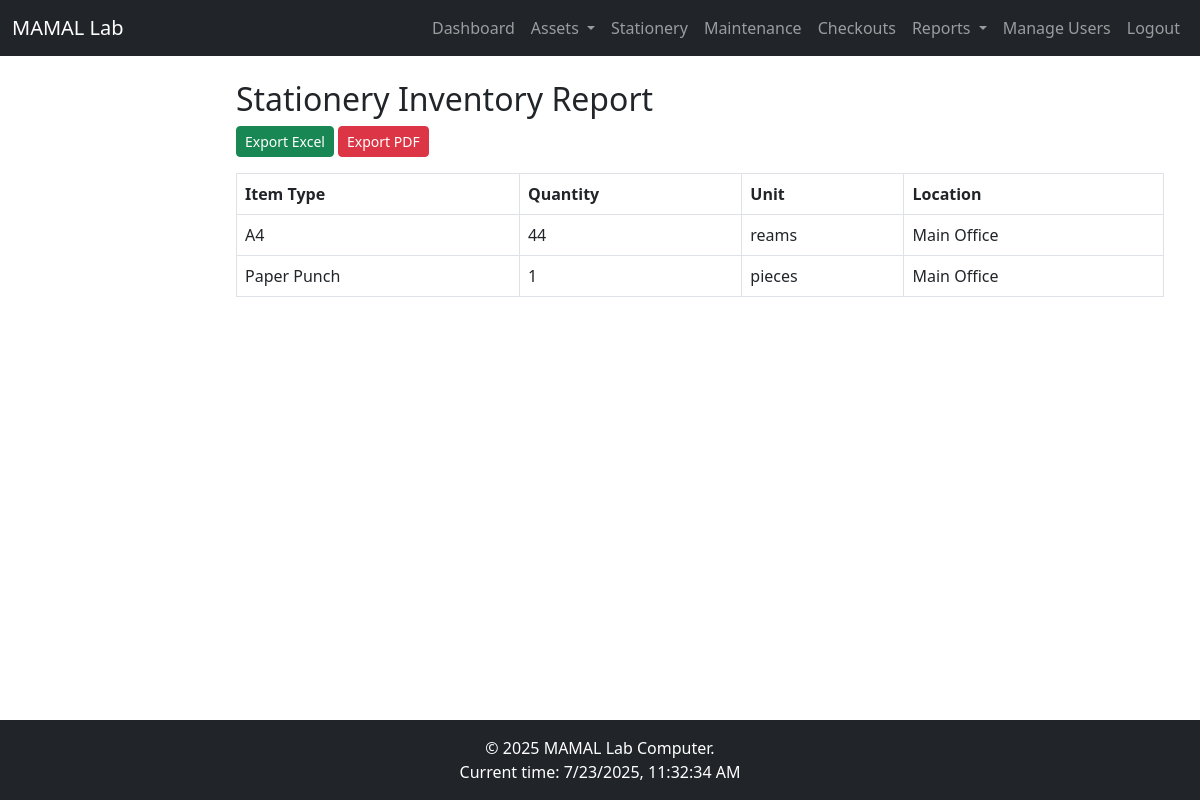
Page /reports/stationery (signed in) on the committed database.
### app/models.py (models this page shows, shortened)
class Stationery(db.Model):
    id = db.Column(db.Integer, primary_key=True)
    item_type = db.Column(db.String(50), nullable=False)
    quantity = db.Column(db.Integer, nullable=False)
    unit = db.Column(db.String(20), default='sheets')
    threshold = db.Column(db.Integer)
    location = db.Column(db.String(50))
    last_updated = db.Column(db.DateTime, default=datetime.utcnow)

### app/reports/routes.py (the view)
@bp.route('/stationery')
@login_required
def stationery_report():
    stationery = Stationery.query.order_by(Stationery.item_type).all()
    return render_template('reports/stationery_report.html',
                         stationery=stationery)

### app/models.py (called while the page is built)
@login.user_loader
def load_user(id):
    return User.query.get(int(id))

### app/templates/reports/stationery_report.html (shortened to what this page needs)
{% extends 'layouts/base.html' %}
{% block content %}
<div class="container mt-4">
    <h2>Stationery Inventory Report</h2>
    <a href="{{ url_for('reports.export_report', report_type='stationery', format='excel') }}" class="btn btn-success btn-sm">Export Excel</a>
    <a href="{{ url_for('reports.export_report', report_type='stationery', format='pdf') }}" class="btn btn-danger btn-sm">Export PDF</a>
    <table class="table table-bordered mt-3">
        <thead><tr><th>Item Type</th><th>Quantity</th><th>Unit</th><th>Location</th></tr></thead>
        <tbody>
            {% for item in stationery %}
                <tr>
                    <td>{{ item.item_type }}</td>
                    <td>{{ item.quantity }}</td>
                    <td>{{ item.unit }}</td>
                    <td>{{ item.location or 'N/A' }}</td>
                </tr>
            {% endfor %}
        </tbody>
    </table>
</div>
{% endblock %}

### rows in the picture
Stationery: item_type "A4", quantity "44", unit "reams", location "Main Office"
Stationery: item_type "Paper Punch", quantity "1", unit "pieces", location "Main Office"
